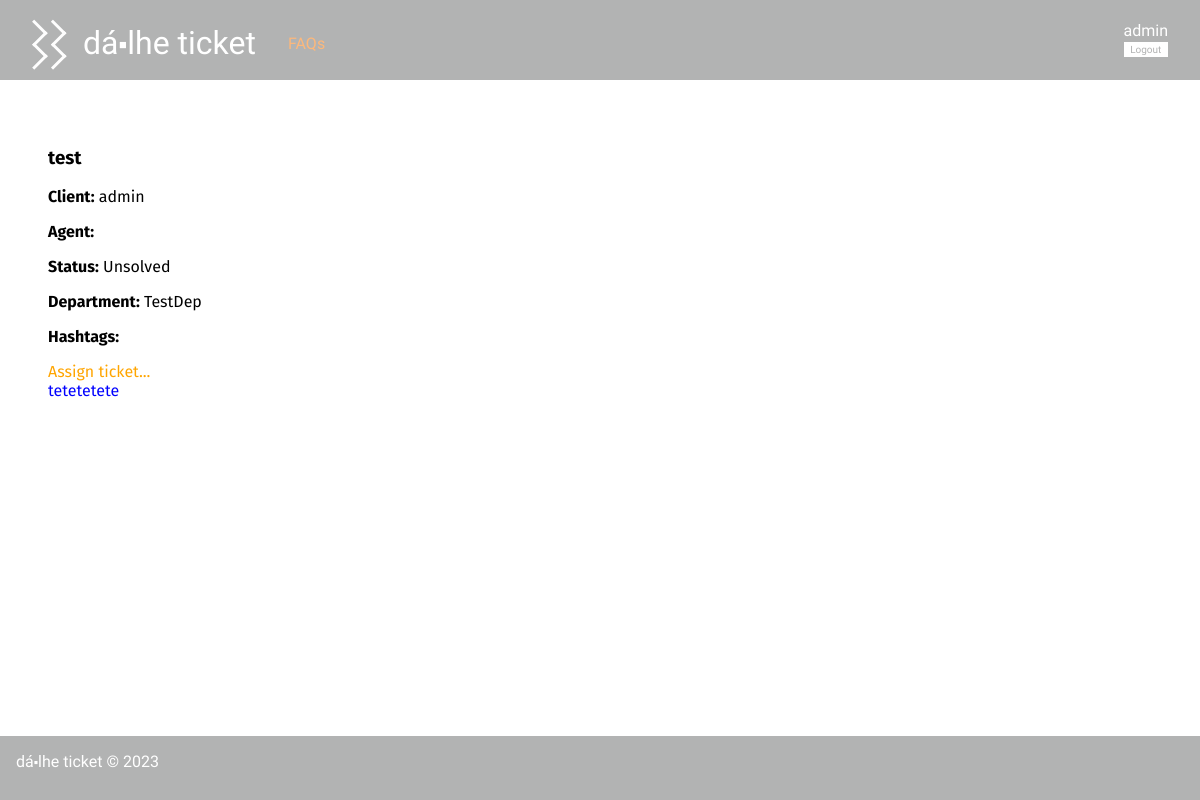
The app's page /pages/ticket.php?id=1 (signed in), older data.
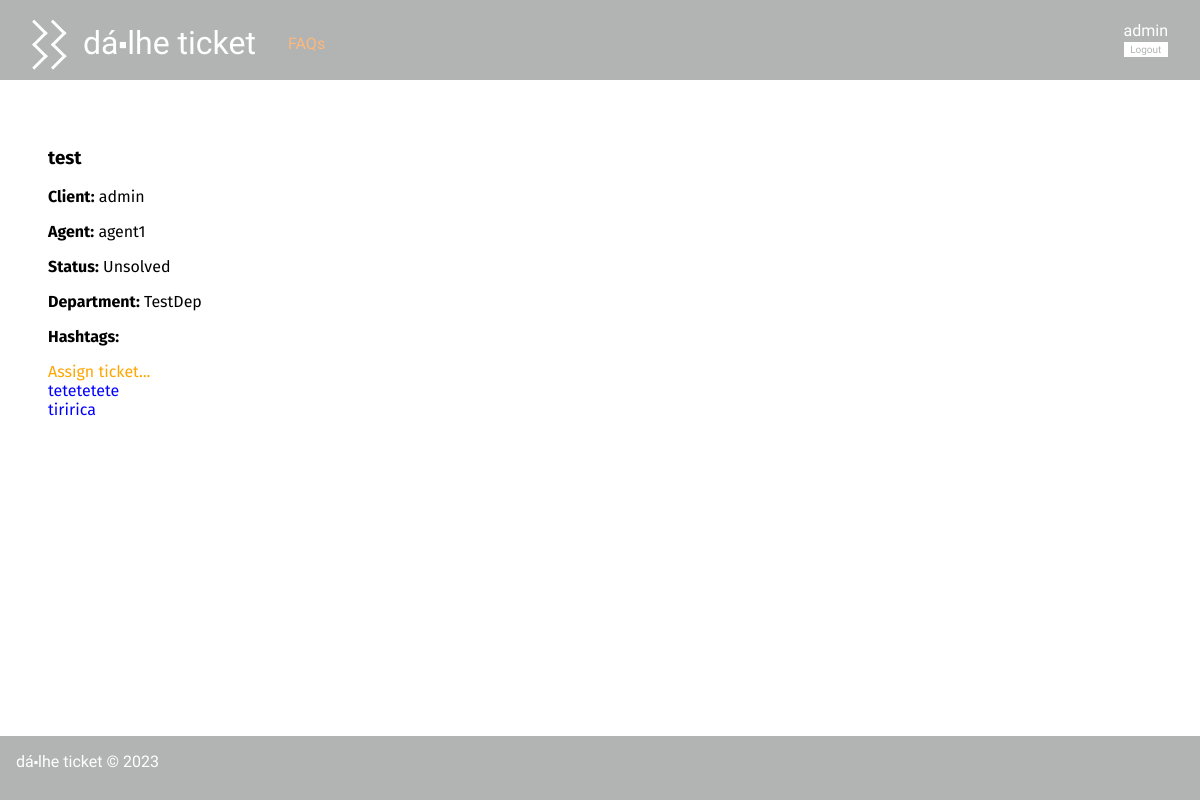
The same page, newer data.
### tables this page shows
CREATE TABLE Message(
   id integer primary key autoincrement,
   ticketId integer not null,
   isFromClient boolean not null,
   message text not null,
   foreign key (ticketId) references Ticket(id)
);

CREATE TABLE Ticket(
   id integer primary key autoincrement,
   title varchar(60) not null,
   client varchar(20) not null,
   agent varchar(20),
   status varchar(10) not null,
   department varchar(20),
   foreign key (client) references User(username),
   foreign key (agent) references User(username),
   foreign key (department) references Department(name)
);

### pages/ticket.php (called while the page is built, shortened)
<?php
    require_once(__DIR__ . '/../database/connection.db.php');
    require_once(__DIR__ . '/../database/ticket.class.php');
    require_once(__DIR__ . '/../database/user.class.php');
    require_once(__DIR__ . '/../templates/common.tpl.php');
    require_once(__DIR__ . '/../templates/ticket.tpl.php');
    require_once(__DIR__ . '/../utils/session.php');
    $db = getDatabaseConnection();
    $ticket = Ticket::getTicketById($db, intval($_GET['id']));
    drawTicket($db, $ticket);
?>

### database/ticket.class.php (called while the page is built, shortened)
<?php
    class Ticket {
        public function __construct(int $id, string $title, string $client, ?string $agent, string $status, string $department) {
            $this->id = $id;
            $this->title = $title;
            $this->client = $client;
            $this->agent = $agent;
            $this->status = $status;
            $this->department = $department;
        }
        static public function getTicketById(PDO $db, int $id) : Ticket {
            $stmt = $db->prepare('SELECT * from Ticket WHERE id = ?');
            $stmt->execute(array($id));
            $line = $stmt->fetchAll()[0];
            $ticket = new Ticket(
                $line['id'],
                $line['title'],
                $line['client'],
                $line['agent'],
                $line['status'],
                $line['department'],
            );
            return $ticket;
        }
    }
?>

### utils/session.php (called while the page is built, shortened)
<?php
  class Session {
    public function getName() : ?string {
      return isset($_SESSION['name']) ? $_SESSION['name'] : null;
    }
  }
?>

### database/user.class.php (called while the page is built, shortened)
<?php
class User{
  public function __construct(string $name, string $username, string $email, string $type, string $department){
    $this->type = $type;
  }
  static public function getUserByUsername(PDO $db, string $username) : User {
    $stmt = $db->prepare('SELECT * from User where username = ?');
    $stmt->execute(array($username));
    $user = $stmt->fetchAll()[0];
    return new User(
      $user['name'],
      $user['username'],
      $user['email'],
      $user['type'],
      $user['department'],
    );
  }
}
?>

### database/message.class.php (called while the page is built, shortened)
<?php
  require_once(__DIR__ . '/../utils/session.php');
  class Message{
    public int $ticketId;
    public bool $isFromClient;
    public function __construct(int $id, int $ticketId, bool $isFromClient, string $message){
      $this->ticketId = $ticketId;
      $this->isFromClient = $isFromClient;
      $this->message = $message;
    }
    public function isMine(PDO $db){
      $session = new Session();
      $stmt = $db->prepare('
            SELECT *
            FROM Ticket
            WHERE id = ?
        ');
        $stmt->execute(array($this->ticketId));
      $ret = ($this->isFromClient && $stmt->fetchAll()[0]['client'] == $session->getName()) ||
             (!$this->isFromClient && $stmt->fetchAll()[0]['agent'] == $session->getName());
      return $ret;
    }
    static public function getAllMessagesFromTicket(PDO $db, int $id) : array {
        $stmt = $db->prepare('
            SELECT m.id, m.ticketId, m.isFromClient, m.message
            FROM Message m JOIN Ticket t
            ON m.ticketId = t.id
            WHERE t.id = ?
        ');
        $stmt->execute(array($id));
        $messages = array();
        while($message = $stmt->fetch()){
            $messages[] = new Message(
            $message['id'],
            intval($message['ticketId']),
            $message['isFromClient'] == 1,
            $message['message']
            );
        }
        return $messages;
    }
  }
?>

### templates/ticket.tpl.php (the view, shortened to what this page needs)
<?php
    require_once(__DIR__ . '/../database/ticket.class.php');
    require_once(__DIR__ . '/../database/message.class.php');
?>
<?php function drawTicket(PDO $db, Ticket $ticket) {
    $session = new Session();
    $me = User::getUserByUsername($db, $session->getName());
    ?>
    <h3><?= $ticket->title ?></h3>
    <div class="ticket_client"><span class="bold">Client:</span> <?= $ticket->client ?></div>
    <?php if($ticket->agent !== null) { ?>
        <div class="ticket_agent"><span class="bold">Agent:</span> <?= $ticket->agent ?></div>
    <?php } ?>
    <div class="ticket_status"><span class="bold">Status:</span> <?= $ticket->status ?></div>
    <div class="ticket_department"><span class="bold">Department:</span> <?= $ticket->department ?></div>
    <div class="ticket_hashtags"><span class="bold">Hashtags: </span>
    </div>
    <?php
        if ($me->type == 'admin') {
?>
        <a href="../pages/assign_ticket.php?id=<?= $ticket->id ?>">Assign ticket...</a>
<?php
        }
    ?>
    <div class="ticket_messages">
<?php
    foreach(Message::getAllMessagesFromTicket($db, $ticket->id) as $message) { ?>
            <div class="ticket_message <?= $message->isMine($db) ? 'right' : 'left' ?>">
                <div class="ticket_message_text"><?= $message->message ?></div>
            </div>
        <?php }
        ?>
<?php
}
?>

Row changes from the older to the newer data that the page shows:
changed ticket "test": agent (not shown) → "agent1"
added message: message "tiririca"
